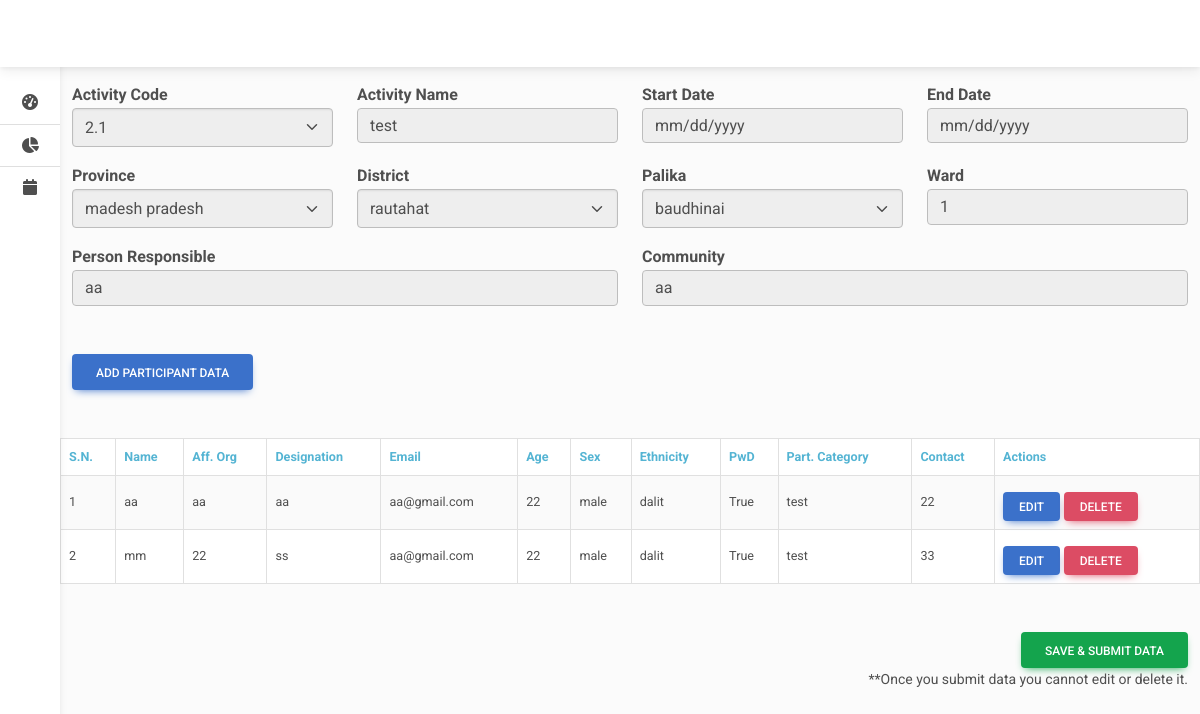
The page /event/1/participant/list on the database its author committed.
### my_data/models.py (models this page shows, shortened)
class Event(models.Model):
    project = models.ForeignKey(Project, on_delete=models.CASCADE, null=True, blank=True)
    activity = models.ForeignKey(Activity, on_delete=models.CASCADE, null=True, blank=True)
    province = models.CharField(max_length=500)
    district = models.CharField(max_length=500)
    palika = models.CharField(max_length=500, blank=True)
    ward = models.IntegerField(null=True, blank=True)
    community = models.CharField(max_length=500, blank=True)
    start_date  = models.DateField()
    end_date = models.DateField()
    person_responsible = models.CharField(max_length=100, blank=True)
    submit_one = models.BooleanField(default=False)
    submit_two = models.BooleanField(default=False)
    submit_three = models.BooleanField(default=False)

class Activity(models.Model):
    code = models.CharField(max_length=500, null=True, blank=True)
    name = models.CharField(max_length=500)
    project = models.ForeignKey(Project, on_delete=models.CASCADE)

class Participants(models.Model):
    ETHINICITY = (
        ("dalit","Dalit"),
        ("janajatti","Janajatti"),
        ("muslim","Muslim"),
        ("brahmin/kshetri","Brahmin/Kshetri"),
        ("others","Others")
        )
    GENDER = (
        ("male", "male"),
        ("female", "female"),
        ("others", "others")
        )
    event = models.ForeignKey(Event, on_delete=models.CASCADE, related_name="participated_event")
    name = models.CharField(max_length=100)
    affiliated_org = models.CharField(max_length=500, blank=True)
    designation = models.CharField(max_length=500, blank=True)
    age = models.IntegerField(null=True, blank=True)
    gender = models.CharField(max_length=500, choices=GENDER, default="male")
    ethnicity = models.CharField(max_length=500, choices=ETHINICITY, blank=True)
    pwd = models.BooleanField(null=True, blank=True)
    participation_category = models.ForeignKey(ParticipationCategory,on_delete=models.CASCADE)
    contact = models.IntegerField(null=True, blank=True)
    email = models.EmailField(null=True, blank=True)
    step1_user = models.CharField(max_length=500, null=True, blank=True)
    step1 = models.BooleanField(null=True,blank=True)
    step2_user = models.CharField(max_length=500, null=True, blank=True)
    step2 = models.BooleanField(null=True, blank=True)
    step3_user = models.CharField(max_length=500, null=True, blank=True)
    step3 = models.BooleanField(null=True, blank=True)
    @classmethod
    def get_ethnicity_choices(cls):
        return cls.ETHINICITY

class ParticipationCategory(models.Model):
    name = models.CharField(max_length=99)

### my_data/views.py (the view, shortened to what this page needs)
# urls.py: path('event/<int:id>/participant/list', participant_view, name="participant-view"),
def participant_view(request, id=None):
    template_name = "my_data/data_entry.html"
    context = {}
    currentEvent = Event.objects.get(id=id)
    context["current_event"] = currentEvent
    context["data_entry_page"] = True
    context["ethnicity_choices"] = Participants.get_ethnicity_choices()
    context["participants"] = Participants.objects.filter(event=currentEvent)
    context['participation_category_data'] = [
        obj.name for obj in ParticipationCategory.objects.all()]
    return render(request, template_name, context)

### my_data/templates/my_data/data_entry.html (shortened to what this page needs)
{% extends 'base.html' %}
{% load static %}
{% block main%}
<div>
  <div class="activity">
    <div class="container">
      <div class="row">
        <div class="col-lg-3">
          <label for="activity">Activity Code</label>
          <select class="form-select" id="activity" disabled>
            <option value="{{current_event.activity.code}}">{{current_event.activity.code}}</option>
          </select>
        </div>
        <div class="col-lg-3">
          <label for="activity-name">Activity Name</label>
          <input class="form form-control" type="text" disabled id="activity-name"
            value="{{current_event.activity.name}}" />
        </div>
        <div class="col-lg-3">
          <div>
            <label for="start-date">Start Date</label>
            <input id="start_date" type="date" class="form-control" disabled />
          </div>
        </div>
        <div class="col-lg-3">
          <label for="start-date">End Date</label>
          <input id="end_date" type="date" class="form-control" disabled />
        </div>
      </div>
    </div>
    <div class="venue-section mt-3 container">
      <div class="row">
        <div class="col-lg-3">
          <label for="province-select">Province</label>
          <select class="form-select" id="province-select" disabled>
            {% if data_entry_page %}
            <option value="{{current_event.province}}">{{current_event.province}}</option>
            {% else %}
            <option value="">Select a province</option>
            {% endif %}
          </select>
        </div>
        <div class="col-lg-3">
          <label for="district-select">District</label>
          <select class="form-select" id="district-select" disabled>
            <option value="{{current_event.district}}">{{current_event.district}}</option>
          </select>
        </div>
        <div class="col-lg-3">
          <label for="palika-select">Palika</label>
          <select class="form-select" id="palika-select" disabled>
            <option value="{{current_event.palika}}">{{current_event.palika}}</option>
          </select>
        </div>
        <div class="col-lg-3">
          <label for="ward">Ward</label>
          <input class="form-control" placeholder="Valid (1 to 35)" type="number" min="1" max="35"
            value="{{current_event.ward}}" disabled oninput="validity.valid||(value='');" required/>
        </div>
        <div class="person-responsible col-lg-6">
          <div class="form-group mt-3">
            <label for="responsible">Person Responsible</label>
            <input type="text" class="form-control" id="responsible" value="{{current_event.person_responsible}}" name="person_responsible" required  disabled/>
          </div>
        </div>
        <div class="person-responsible col-lg-6">
          <div class="form-group mt-3">
            <label for="responsible">Community</label>
            <input type="text" class="form-control" id="responsible" value="{{current_event.community}}" name="community" required  disabled/>
          </div>
        </div>
      </div>
    </div>
    <div class="add-data container">
      <button type="button" class="btn btn-primary mt-5" data-mdb-toggle="modal" data-mdb-target="#staticBackdrop">
        Add Participant Data
      </button>
    </div>
    {% if participants %}
    <table class="table table-bordered table-striped align-middle mb-0 bg-white border-top mt-5 table-sm mb-5">
      <thead>
        <tr class="text-info">
          <th class="col small fw-bold">S.N.</th>
          <th class="col small fw-bold">Name</th>
          <th class="col small fw-bold">Aff. Org</th>
          <th class="col small fw-bold">Designation</th>
          <th class="col small fw-bold">Email</th>
          <th class="col small fw-bold">Age</th>
          <th class="col small fw-bold">Sex</th>
          <th class="col small fw-bold">Ethnicity</th>
          <th class="col small fw-bold">PwD</th>
          <th class="col small fw-bold">Part. Category</th>
          <th class="col small fw-bold">Contact</th>
          <th class="col small fw-bold">Actions</th>
        </tr>
      </thead>
      <tbody>
        {% for participant in participants %}
        <tr>
          <td class="col small">{{forloop.counter}}</td>
          <td class="col small">{{participant.name}}</td>
          <td class="col small">{{participant.affiliated_org}}</td>
          <td class="col small">{{participant.designation}}</td>
          <td class="col small">{{participant.email}}</td>
          <td class="col small">{{participant.age}}</td>
          <td class="col small">{{participant.gender}}</td>
          <td class="col small">{{participant.ethnicity}}</td>
          <td class="col small">{{participant.pwd}}</td>
          <td class="col small">{{participant.participation_category.name}}</td>
          <td class="col small">{{participant.contact}}</td>
          <td>
            <a href="/event/participant/update/{{participant.id}}" class="btn btn-sm btn-primary">Edit</a>
            <a href="/event/participant/delete/{{participant.id}}" class="btn btn-sm btn-danger mt-2">Delete</a>
          </td>
        </tr>
        {% endfor %}
      </tbody>
    </table>
    {% endif %}
    {% if participants %}
    <div class="container">
      <div class="d-flex justify-content-end">
        <button class="btn btn-success">
          Save & Submit Data
        </button>
      </div>
      <div class="small text-end">**Once you submit data you cannot edit or delete it.</div>
    </div>
    {% endif %}
  </div>
</div>
{% endblock %}

### static/css/style.css (style rules this page uses)
body { background-color: #fbfbfb; }
input[type="number"] { -moz-appearance: textfield; }
label { font-weight: bold; }

### rows shown on the page
Event: activity.code "2.1", activity.name "test", province "madesh pradesh", district "rautahat", palika "baudhinai", ward "1", person_responsible "aa", community "aa"
Participants: name "aa", affiliated_org "aa", designation "aa", email "aa@gmail.com", age "22", gender "male", ethnicity "dalit", pwd "True", participation_category.name "test", contact "22"
Participants: name "mm", affiliated_org "22", designation "ss", email "aa@gmail.com", age "22", gender "male", ethnicity "dalit", pwd "True", participation_category.name "test", contact "33"
